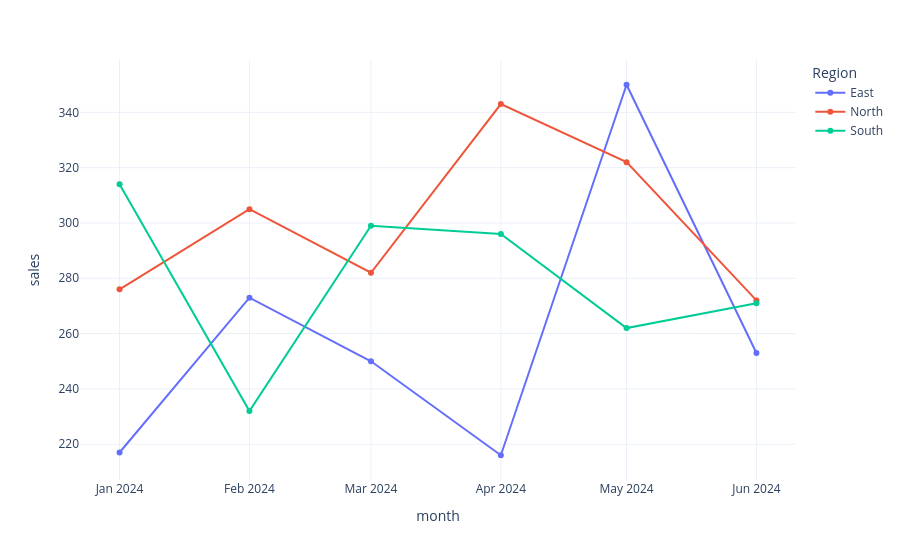

The notebook cell saved with this chart:
### Code cell
fig = px.line(
    data_frame = monthly_sales_region,
    x = 'month',
    y = 'sales',
    color = 'region',
    markers = True
)

fig.update_layout(
    # x
    # y
    legend_title  = 'Region'
)

fig.show()

### Figure 1 — Plotly figure (JSON) as saved in the notebook; plotly's stock layout.template omitted (floating-point values rounded to 4 significant figures)
{"data": [{"hovertemplate": "region=East<br>month=%{x}<br>sales=%{y}<extra></extra>", "legendgroup": "East", "line": {"color": "#636efa", "dash": "solid"}, "marker": {"symbol": "circle"}, "mode": "lines+markers", "name": "East", "orientation": "v", "showlegend": true, "type": "scatter", "x": ["2024-01-01T00:00:00.000000", "2024-02-01T00:00:00.000000", "2024-03-01T00:00:00.000000", "2024-04-01T00:00:00.000000", "2024-05-01T00:00:00.000000", "2024-06-01T00:00:00.000000"], "xaxis": "x", "y": [217, 273, 250, 216, 350, 253], "yaxis": "y"}, {"hovertemplate": "region=North<br>month=%{x}<br>sales=%{y}<extra></extra>", "legendgroup": "North", "line": {"color": "#EF553B", "dash": "solid"}, "marker": {"symbol": "circle"}, "mode": "lines+markers", "name": "North", "orientation": "v", "showlegend": true, "type": "scatter", "x": ["2024-01-01T00:00:00.000000", "2024-02-01T00:00:00.000000", "2024-03-01T00:00:00.000000", "2024-04-01T00:00:00.000000", "2024-05-01T00:00:00.000000", "2024-06-01T00:00:00.000000"], "xaxis": "x", "y": [276, 305, 282, 343, 322, 272], "yaxis": "y"}, {"hovertemplate": "region=South<br>month=%{x}<br>sales=%{y}<extra></extra>", "legendgroup": "South", "line": {"color": "#00cc96", "dash": "solid"}, "marker": {"symbol": "circle"}, "mode": "lines+markers", "name": "South", "orientation": "v", "showlegend": true, "type": "scatter", "x": ["2024-01-01T00:00:00.000000", "2024-02-01T00:00:00.000000", "2024-03-01T00:00:00.000000", "2024-04-01T00:00:00.000000", "2024-05-01T00:00:00.000000", "2024-06-01T00:00:00.000000"], "xaxis": "x", "y": [314, 232, 299, 296, 262, 271], "yaxis": "y"}], "layout": {"legend": {"title": {"text": "Region"}, "tracegroupgap": 0}, "margin": {"t": 60}, "xaxis": {"anchor": "y", "domain": [0, 1], "title": {"text": "month"}}, "yaxis": {"anchor": "x", "domain": [0, 1], "title": {"text": "sales"}}}}
